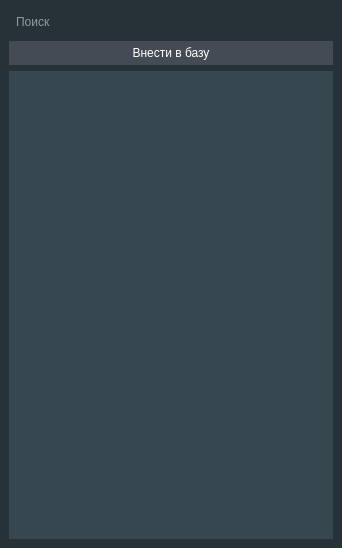
<?xml version="1.0" encoding="UTF-8"?>
<ui version="4.0">
 <class>Dialog</class>
 <widget class="QDialog" name="Dialog">
  <property name="windowModality">
   <enum>Qt::ApplicationModal</enum>
  </property>
  <property name="geometry">
   <rect>
    <x>0</x>
    <y>0</y>
    <width>342</width>
    <height>548</height>
   </rect>
  </property>
  <property name="windowTitle">
   <string>Dialog</string>
  </property>
  <property name="styleSheet">
   <string notr="true">#background {
background-color: rgb(39, 50, 56);
}

.QLineEdit {
	border: null;
	color: white;
	font: 11pt &quot;Segoe UI&quot;;
background-color: transparent;
padding: 5;
}

.QPushButton {
border: null;
	color: white;
	font: 11pt &quot;Segoe UI&quot;;
background-color: rgb(38, 165, 154);
padding: 5;
}
.QCheckBox {
	background-color: rgba(255, 255, 255, 0);
	color: rgb(255, 255, 255);
	font: 700 9pt &quot;Segoe UI&quot;;
	padding: 10%;
	border: null;
}
.QCheckBox::indicator{
width: 0;
}
.QPushButton:hover, .QCheckBox:hover {
background-color: rgb(69, 75, 84);
}

#search_list {
background-color: rgb(54, 71, 79);
font:700 10pt &quot;Segoe UI&quot;;
border: null;
}

#search_list:item {
	
	color: white;
	margin: 10%;
}

#search_list:item:!enabled {
    color: gray;
}

.QPushButton::disabled{
background-color: rgb(69, 75, 84);
}
</string>
  </property>
  <layout class="QVBoxLayout" name="verticalLayout">
   <property name="spacing">
    <number>0</number>
   </property>
   <property name="leftMargin">
    <number>0</number>
   </property>
   <property name="topMargin">
    <number>0</number>
   </property>
   <property name="rightMargin">
    <number>0</number>
   </property>
   <property name="bottomMargin">
    <number>0</number>
   </property>
   <item>
    <widget class="QWidget" name="background" native="true">
     <layout class="QVBoxLayout" name="verticalLayout_2">
      <property name="spacing">
       <number>6</number>
      </property>
      <property name="leftMargin">
       <number>9</number>
      </property>
      <property name="topMargin">
       <number>9</number>
      </property>
      <property name="rightMargin">
       <number>9</number>
      </property>
      <property name="bottomMargin">
       <number>9</number>
      </property>
      <item>
       <layout class="QHBoxLayout" name="horizontalLayout">
        <property name="leftMargin">
         <number>0</number>
        </property>
        <property name="topMargin">
         <number>0</number>
        </property>
        <property name="rightMargin">
         <number>0</number>
        </property>
        <property name="bottomMargin">
         <number>0</number>
        </property>
        <item>
         <widget class="QLineEdit" name="inp_search">
          <property name="inputMask">
           <string/>
          </property>
          <property name="placeholderText">
           <string>Поиск</string>
          </property>
         </widget>
        </item>
       </layout>
      </item>
      <item>
       <widget class="QPushButton" name="btn_add_to_db">
        <property name="enabled">
         <bool>false</bool>
        </property>
        <property name="text">
         <string>Внести в базу</string>
        </property>
       </widget>
      </item>
      <item>
       <widget class="QListWidget" name="search_list"/>
      </item>
     </layout>
    </widget>
   </item>
  </layout>
 </widget>
 <resources/>
 <connections/>
</ui>
